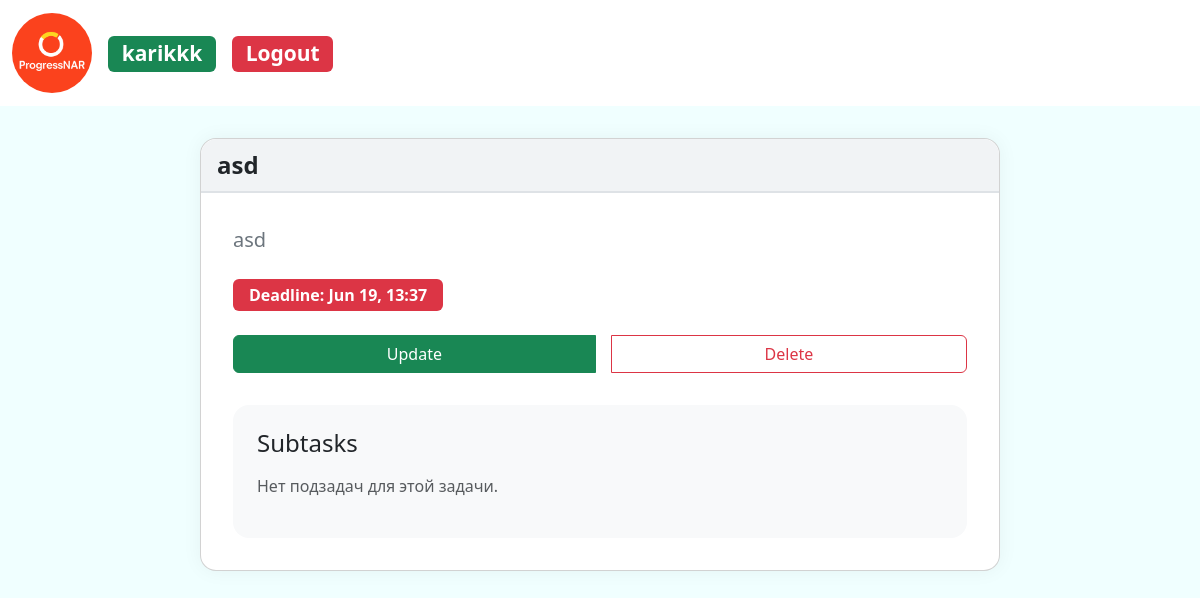
The app's page /task/ec6aae1d6e1d494b8357d543ee20dab3/ (signed in) with its own data.
### todoApp_main/models.py (models this page shows, shortened)
class Task(models.Model):
    class Status(models.TextChoices):
        BACKLOG = 'backlog', 'Backlog'
        IN_PROGRESS = 'in_progress', 'In Progress'
        DONE = 'done', 'Done'
        EXPIRED = 'expired', 'Expired'
    class Priority(models.TextChoices):
        LOW = 'low', 'Low'
        MEDIUM = 'medium', 'Medium'
        HIGH = 'high', 'High'
    user = models.ForeignKey(User, on_delete=models.CASCADE,blank=True)
    id = models.UUIDField(primary_key = True,default = uuid.uuid4,editable = False)
    title = models.CharField(max_length = 100)
    description = models.TextField(null = False,blank = True)
    responsible_user = models.ManyToManyField(  # Изменил название поля
        User,
        blank=True,
        related_name='responsible_users',
    )
    status = models.CharField(
        max_length = 20,
        choices = Status.choices,
        default = Status.BACKLOG
    )
    priority = models.CharField(
        max_length = 20,
        choices = Priority.choices,
        default = Priority.MEDIUM
    )
    deadline = models.DateTimeField()
    created_at = models.DateTimeField(auto_now_add = True)
    updated_at = models.DateTimeField(auto_now = True)
    class Meta:
        ordering = ['-updated_at']

### todoApp_main/views.py (the view)
# urls.py: path('task/<str:pk>/',views.task,name='task'),
@login_required(login_url='login')
def task(request,pk):
    task = Task.objects.get(id = pk)
    sub_tasks = SubTask.objects.filter(parent_task = pk)
    context = {'task': task, 'subtask' : sub_tasks}
    return render(request,'todoApp_main/task.html',context)

### todoApp_main/templates/todoApp_main/task.html (shortened to what this page needs)
{% extends 'main.html' %}
{% block content %}
<div class="card task-detail-card">
  <div class="card-header">
    {{ task.title }}
  </div>
  <div class="card-body">
    <blockquote class="blockquote mb-4">
      <p class="fs-5 text-secondary">{{ task.description }}</p>
    </blockquote>
    <h5>
      <span class="badge bg-danger deadline-badge">
        Deadline: {{ task.deadline|date:"M d, H:i" }}
      </span>
    </h5>
    <div class="btn-group">
      <a href="{% url 'task_update' task.id %}" class="btn btn-success">Update</a>
      <a href="{% url 'task_delete' task.id %}" class="btn btn-outline-danger">Delete</a>
    </div>
    <div class="subtasks-section">
      <h4>Subtasks</h4>
      {% for stask in subtask %}
        <div class="form-check mb-2">
          <input class="form-check-input" type="checkbox" {% if stask.is_done %}checked{% endif %} disabled>
          <label class="form-check-label {% if stask.is_done %}text-decoration-line-through text-muted{% endif %}">
            {{ stask.title }}
          </label>
        </div>
      {% empty %}
        <p class="text-muted">Нет подзадач для этой задачи.</p>
      {% endfor %}
    </div>
  </div>
</div>
{% endblock %}

### templates/navbar.html (shortened to what this page needs)
{% load static %}
<nav class="navbar navbar-expand-lg bg-body-tertiary">
  <div class="container-fluid">
    <a class="navbar-brand" href="/"><img class="circle-img" src="{% static 'images/project-icon-1.png'%}" width="100" height="100"> </a>
    <div class="collapse navbar-collapse" id="navbarSupportedContent">
      <ul class="navbar-nav me-auto mb-2 mb-lg-0">
        {% if request.user.is_authenticated %}
        <h3 class="mb-2 mb-md-0 me-3">
          <span class="badge text-bg-success"> {{ user.username }}</span>
        </h3>
         <h3 class="mb-2 mb-md-0">
          <span class="badge text-bg-danger">  <a class="custom-link" class="nav-link" href="{% url 'logout' %}">Logout</a></span>
        </h3>
        {% else %}
        <h3 class="mb-2 mb-md-0">
          <span class="badge text-bg-success">  <a class="custom-link" class="nav-link" href="{% url 'login' %}">Login</a></span>
        </h3>
        {% endif %}
      </ul>
    </div>
  </div>
</nav>

### static/styles/main.css (style rules this page uses)
p { color: black; }
body { background-color: azure; }
a { text-decoration: none; }
.circle-img { width: 80px; height: 80px; border-radius: 50%; object-fit: cover; }
.navbar { background-color: white !important; }
.custom-link { color: white; }

### todoApp_main/templates/todoApp_main/task.html (style rules this page uses)
.task-detail-card { max-width: 800px; margin: 2rem auto; border-radius: 1rem; box-shadow: 0 0 20px rgba(0,0,0,0.05); background-color: #ffffff; }
.task-detail-card .card-header { font-size: 1.5rem; font-weight: bold; background-color: #f1f3f5; border-bottom: 2px solid #dee2e6; border-radius: 1rem 1rem 0 0; }
.task-detail-card .card-body { padding: 2rem; }
.task-detail-card .deadline-badge { font-size: 1rem; padding: 0.5rem 1rem; }
.task-detail-card .btn-group { display: flex; gap: 1rem; margin-top: 1.5rem; }
.subtasks-section { margin-top: 2rem; padding: 1.5rem; background-color: #f8f9fa; border-radius: 1rem; }
.subtasks-section h4 { margin-bottom: 1rem; }

### records on screen
Task: title "asd", description "asd", deadline "Jun 19, 13:37"

### other values on screen
{{ user.username }} "karikkk"
